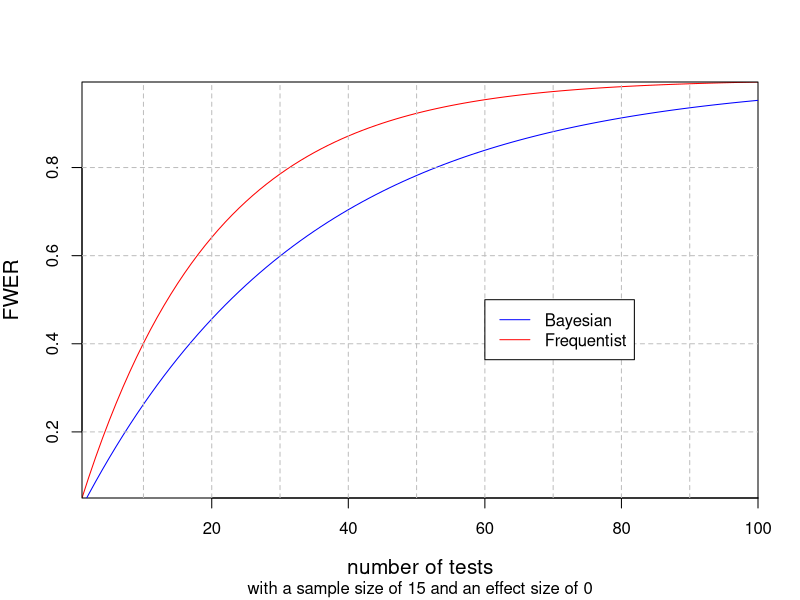

R code for this plot:
setwd("/data/pt_life/ResearchProjects/LLammer/Analysis/Simulation/")
df <- data.frame(matrix(nrow = 100, ncol = 3))
colnames(df) <- c("n", "FWER_freq", "FWER_bayes")
df$n <- 1:100
df$FWER_freq <- 1-0.95^df$n
df$FWER_bayes <- 1-0.97^df$n
tiff("t_test_fwer.tiff", width = 5.2, height = 3.25, units = "in", res = 600)
plot(df$n, df$FWER_freq, type = "l", col = "red", yaxs = "i", xaxs = "i", xlab = 
       "number of tests", 
     ylab = "FWER", cex.lab = 1.25, sub = "with a sample size of 15 and an effect size of 0")

lines(df$n, df$FWER_bayes, col = "blue")
for(n in c(0.2,0.4,0.6,0.8)){
  abline(h = n, lty = "dashed", col = "grey")
}       
for(n in c(10,20,30,40,50,60,70,80,90)){
  abline(v = n, lty = "dashed", col = "grey")
}       
legend(x = 60, y = 0.5, legend = c("Bayesian", "Frequentist"), col = c("blue", "red"),
       lty = c(1,1), bg = "white", cex = 1)
dev.off()
